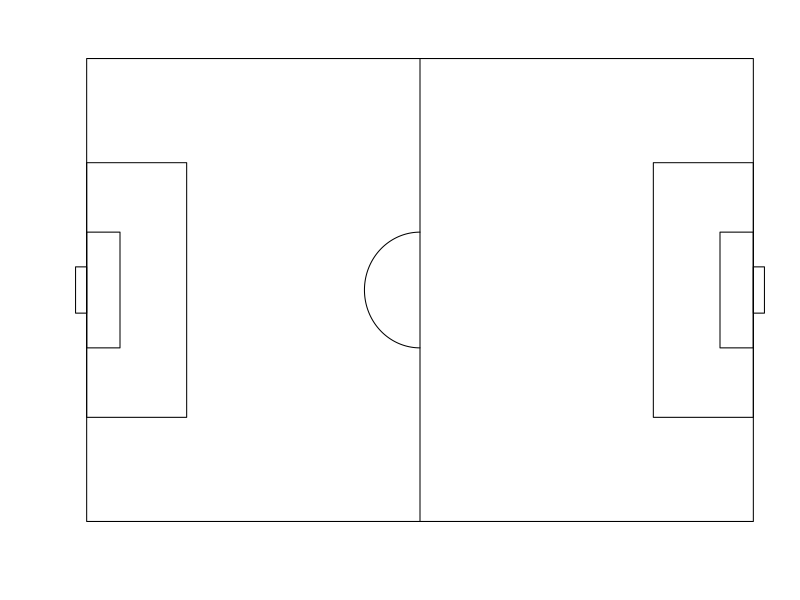

Write R code to recreate this figure. (Note: this script raises an error after producing the figure.)
# corners of pitch
top_left_corner <- c(0,0)
bot_left_corner <- c(0,80)
top_right_corner <- c(120,0)
bot_right_corner <- c(120, 80)

# endpoints of half-line
top_halfline <- c(60,0)
bot_halfline <- c(60, 80)

# corners of left penalty area
top_left_penl <- c(0, 18)
bot_left_penl <- c(0,62)
top_right_penl <- c(18,18)
bot_right_penl <- c(18,62)

# corners of left goalkeeper area
top_left_gkl <- c(0,30)
bot_left_gkl <- c(0,50)
top_right_gkl <- c(6,30)
bot_right_gkl <- c(6,50)

# left goal posts
top_postl <- c(0,36)
bot_postl <- c(0,44)

# corners of left net
top_left_netl <- c(-2,36)
bot_left_netl <- c(-2, 44)
top_right_netl <- c(0, 36)
bot_right_netl <- c(0,44)

# corners of right penalty area
top_left_penr <- c(102,18)
bot_left_penr <- c(102,62)
top_right_penr <- c(120,18)
bot_right_penr <- c(120,62)
# corners of right goal keeper's area
top_left_gkr <- c(114,30)
bot_left_gkr <- c(114,50)
top_right_gkr <- c(120,30)
bot_right_gkr <- c(120,50)
# right goal posts
top_postr <- c(120,36)
bot_postr <- c(120,44)
# corners of left net
top_left_netr <- c(120,36)
bot_left_netr <- c(120, 44)
top_right_netr <- c(122, 36)
bot_right_netr <- c(122,44)

# half-circles
left_halfcirc <-
  data.frame(x = 60 + 10*cos(seq(from = pi/2, to = 3*pi/2, length = 100)),
             y = 40 - 10 * sin(seq(from = pi/2, to = 3*pi/2, length = 100)))

right_halfcirc <-
  data.frame(x = 60 + 10*cos(seq(from =-pi/2, to = pi/2, length = 100)),
             y = 40 - 10 * sin(seq(from = -pi/2, to = pi/2, length = 100)))


par(mar = c(3,3,2,1), 
    mgp = c(1.8, 0.5, 0), 
    xpd = TRUE) # xpd allows plotting in margins
plot(1, type = "n",
     xlab = "", ylab = "",
     xaxt = "n", yaxt = "n", bty = "n",
     xlim = c(0,120), ylim = c(80,0))
# boundaries of pitch
rect(xleft = bot_left_corner[1], ybottom = bot_left_corner[2], 
     xright = top_right_corner[1], ytop = top_right_corner[2])
# left penalty area
rect(xleft = bot_left_penl[1], ybottom = bot_left_penl[2],
     xright = top_right_penl[1], ytop = top_right_penl[2])
# left goalkeeper's area
rect(xleft = bot_left_gkl[1], ybottom = bot_left_gkl[2],
     xright = top_right_gkl[1], ytop = top_right_gkl[2])
# left net
rect(xleft = bot_left_netl[1], ybottom = bot_left_netl[2],
     xright = top_right_netl[1], ytop = top_right_netl[2])

# right penalty area
rect(xleft = bot_left_penr[1], ybottom = bot_left_penr[2],
     xright = top_right_penr[1], ytop = top_right_penr[2])
# right goalkeeper's area
rect(xleft = bot_left_gkr[1], ybottom = bot_left_gkr[2],
     xright = top_right_gkr[1], ytop = top_right_gkr[2])
# right net
rect(xleft = bot_left_netr[1], ybottom = bot_left_netr[2],
     xright = top_right_netr[1], ytop = top_right_netr[2])
# half-line
lines(x = c(top_halfline[1], bot_halfline[1]),
      y = c(top_halfline[2], bot_halfline[2]))
# left half-circle 
lines(x = left_halfcirc$x, y = left_halfcirc$y)
# right half-circle

# Now plot Mead's location
oi_colors <- palette.colors(palette = "Okabe-Ito")

points(shot$location.x, shot$location.y, pch = 16, cex = 2,
       col = oi_colors[1])
# polygon for cone
polygon(x = c(shot$location.x, top_postr[1], bot_postr[1], shot$location.x),
        y = c(shot$location.y, top_postr[2], bot_postr[2], shot$location.y),
        col = adjustcolor(col = oi_colors[3], alpha.f = 0.5))
for(i in 1:nrow(ff)){
  points(x = ff$location[i][[1]][1], 
         y = ff$location[i][[1]][2],
         pch = 1.2,
         col = ifelse(ff$teammate[i], oi_colors[1], oi_colors[2]))
}


